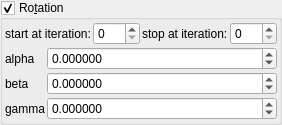
    <widget class="MyGroupBox" name="groupCheck_transf_function_enabledR_false">
     <property name="toolTip">
      <string/>
     </property>
     <property name="title">
      <string>Ro&amp;tation</string>
     </property>
     <property name="checkable">
      <bool>true</bool>
     </property>
     <layout class="QVBoxLayout" name="verticalLayout_31" stretch="0,0">
      <property name="spacing">
       <number>2</number>
      </property>
      <property name="leftMargin">
       <number>2</number>
      </property>
      <property name="topMargin">
       <number>2</number>
      </property>
      <property name="rightMargin">
       <number>2</number>
      </property>
      <property name="bottomMargin">
       <number>2</number>
      </property>
      <item>
       <layout class="QHBoxLayout" name="horizontalLayout_20" stretch="0,1,0,1">
        <item>
         <widget class="QLabel" name="label_101">
          <property name="text">
           <string>start at iteration:</string>
          </property>
         </widget>
        </item>
        <item>
         <widget class="MySpinBox" name="spinboxInt_transf_start_iterations_R">
          <property name="sizePolicy">
           <sizepolicy hsizetype="Minimum" vsizetype="Maximum">
            <horstretch>0</horstretch>
            <verstretch>0</verstretch>
           </sizepolicy>
          </property>
          <property name="minimum">
           <number>0</number>
          </property>
          <property name="maximum">
           <number>999</number>
          </property>
          <property name="value">
           <number>0</number>
          </property>
         </widget>
        </item>
        <item>
         <widget class="QLabel" name="label_73">
          <property name="text">
           <string>stop at iteration:</string>
          </property>
         </widget>
        </item>
        <item>
         <widget class="MySpinBox" name="spinboxInt_transf_stop_iterations_R">
          <property name="sizePolicy">
           <sizepolicy hsizetype="Preferred" vsizetype="Maximum">
            <horstretch>0</horstretch>
            <verstretch>0</verstretch>
           </sizepolicy>
          </property>
          <property name="maximum">
           <number>999</number>
          </property>
         </widget>
        </item>
       </layout>
      </item>
      <item>
       <layout class="QGridLayout" name="gridLayout_10" columnstretch="0,1">
        <property name="spacing">
         <number>2</number>
        </property>
        <item row="1" column="1">
         <widget class="MyDoubleSpinBox" name="spinboxd3_transf_rotation_y">
          <property name="sizePolicy">
           <sizepolicy hsizetype="Minimum" vsizetype="Maximum">
            <horstretch>0</horstretch>
            <verstretch>0</verstretch>
           </sizepolicy>
          </property>
          <property name="prefix">
           <string/>
          </property>
          <property name="suffix">
           <string/>
          </property>
          <property name="decimals">
           <number>6</number>
          </property>
          <property name="minimum">
           <double>-36000.000000000000000</double>
          </property>
          <property name="maximum">
           <double>36000.000000000000000</double>
          </property>
          <property name="singleStep">
           <double>1.000000000000000</double>
          </property>
         </widget>
        </item>
        <item row="2" column="1">
         <widget class="MyDoubleSpinBox" name="spinboxd3_transf_rotation_z">
          <property name="sizePolicy">
           <sizepolicy hsizetype="Minimum" vsizetype="Maximum">
            <horstretch>0</horstretch>
            <verstretch>0</verstretch>
           </sizepolicy>
          </property>
          <property name="prefix">
           <string/>
          </property>
          <property name="suffix">
           <string/>
          </property>
          <property name="decimals">
           <number>6</number>
          </property>
          <property name="minimum">
           <double>-36000.000000000000000</double>
          </property>
          <property name="maximum">
           <double>36000.000000000000000</double>
          </property>
          <property name="singleStep">
           <double>1.000000000000000</double>
          </property>
         </widget>
        </item>
        <item row="0" column="0">
         <widget class="QLabel" name="label_35">
          <property name="text">
           <string notr="true">alpha</string>
          </property>
          <property name="wordWrap">
           <bool>false</bool>
          </property>
         </widget>
        </item>
        <item row="0" column="1">
         <widget class="MyDoubleSpinBox" name="spinboxd3_transf_rotation_x">
          <property name="sizePolicy">
           <sizepolicy hsizetype="Minimum" vsizetype="Maximum">
            <horstretch>0</horstretch>
            <verstretch>0</verstretch>
           </sizepolicy>
          </property>
          <property name="prefix">
           <string/>
          </property>
          <property name="suffix">
           <string/>
          </property>
          <property name="decimals">
           <number>6</number>
          </property>
          <property name="minimum">
           <double>-36000.000000000000000</double>
          </property>
          <property name="maximum">
           <double>36000.000000000000000</double>
          </property>
          <property name="singleStep">
           <double>1.000000000000000</double>
          </property>
         </widget>
        </item>
        <item row="2" column="0">
         <widget class="QLabel" name="label_36">
          <property name="text">
           <string notr="true">gamma</string>
          </property>
          <property name="wordWrap">
           <bool>false</bool>
          </property>
         </widget>
        </item>
        <item row="1" column="0">
         <widget class="QLabel" name="label_34">
          <property name="text">
           <string notr="true">beta</string>
          </property>
          <property name="wordWrap">
           <bool>false</bool>
          </property>
         </widget>
        </item>
       </layout>
      </item>
     </layout>
    </widget>
